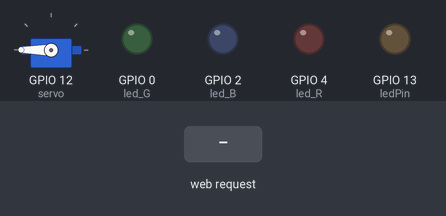
Bench run of a sketch on a simulated ESP8266 (NodeMCU). Parts: servo, output pins drawn as LEDs (lit = HIGH). The inputs (shaded band) are chosen by the test bench. WiFi joins after 1.5 s; servers stay silent unless stated; what the sketch prints to the serial monitor is not drawn.

Above: at 2.7 s.
2.8 s: HTTP request GET /post/air received
At 3.3 s:
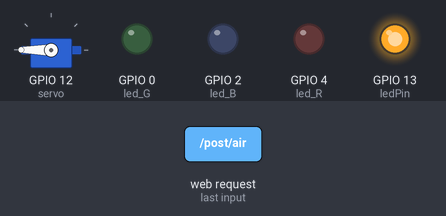
4.3 s: HTTP request GET /post/r received
At 5.5 s:
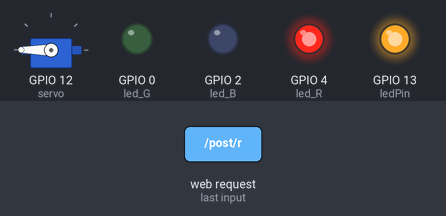
5.8 s: HTTP request GET /post/g received
At 6.7 s:
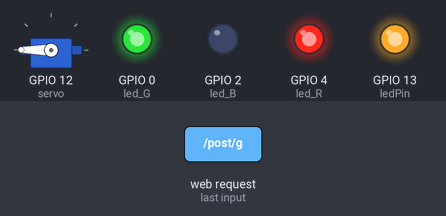
7.3 s: HTTP request GET /post/b received
At 7.9 s:
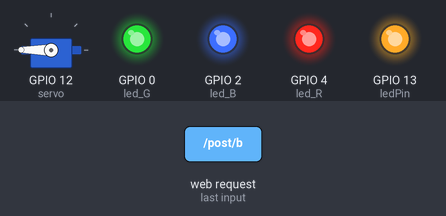
8.8 s: HTTP request GET /post/5 received
At 10.0 s:
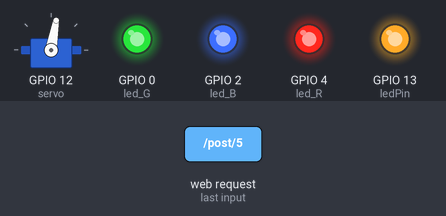
10.3 s: HTTP request GET /post/air received
At 11.4 s:
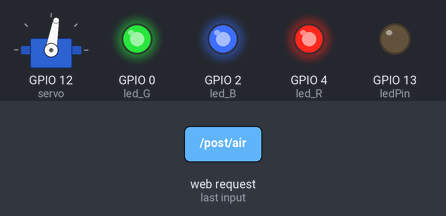
Timing chart, 0 to 12.8 s (numbered marks = the images above; inputs shaded):
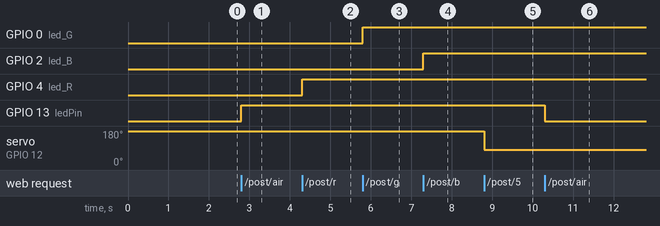

The sketch:

wifi_control.ino
```cpp
#include <ESP8266WiFi.h>
#include <Servo.h>

const char* ssid = "iptime_204";	//wifi ID
const char* password = "hello204";	//wifi 비번

//Servo myservo;
//int sw = 5; //스위치
//int angle = 0; //서보모터의 회전 각도

int servo = 12; //서보(D6)
int flag =1; //블라인드의 상태를 저장

int air =0;
boolean r = false;
boolean g = false;
boolean b = false;
boolean led = false;

int ledPin = 13; //에어컨
int led_R = 4;
int led_G = 0;
int led_B = 2;
WiFiServer server(80);

Servo blind;

void setup() {
  Serial.begin(115200);
  delay(10);

  pinMode(ledPin, OUTPUT);
  pinMode(led_R, OUTPUT);
  pinMode(led_G, OUTPUT);
  pinMode(led_B, OUTPUT);
  digitalWrite(ledPin, LOW);
  digitalWrite(led_R, LOW);
  digitalWrite(led_G, LOW);
  digitalWrite(led_B, LOW);
  blind.attach(servo);
  blind.write(180);


  //wifi 네트워크와 연결
  Serial.println();
  Serial.println();
  Serial.print("Connecting to ");
  Serial.println(ssid);

  WiFi.begin(ssid, password);

  while (WiFi.status() != WL_CONNECTED) {
    delay(500);
    Serial.print(".");
  }
  Serial.println("");
  Serial.println("WiFi connected");

  //서버 시작
  server.begin();
  Serial.println("Server started");

  //IP주소 출력
  Serial.print("Use this URL to connect: ");
  Serial.print("http://");
  Serial.print(WiFi.localIP());
  Serial.println("/");

}

void loop() {
  //클라이언트와 연결되어있는지 확인
  WiFiClient client = server.available();
  if (!client) {
    return;
  }

  //클라이언트가 데이터를 보내기 전까지 기다림
  Serial.println("new client");	//클라이언트가 접근하면 출력
  while(!client.available()){	//클라이언트가 접근했을때 while문 빠져나옴
    delay(1);
  }

  //요청을 읽어서 request변수에 저장함
  String request = client.readStringUntil('\r');
  Serial.println(request);
  client.flush();

  //요청에 맞는 주소에 따라 실행시키기

  int value = LOW;
  if (request.indexOf("/post/air") != -1)  {
    if(air==0){
      digitalWrite(ledPin, HIGH);	//0이면 에어컨 켜짐
      air = 1;
    }else{
      digitalWrite(ledPin, LOW);	//0이 아니면 에어컨 꺼짐
      air = 0;
    }
  }

  //빨간전등
  if (request.indexOf("/post/r") != -1)  {
    if(r){
      digitalWrite(led_R, LOW);	//빨간불꺼짐
      r = false;
    }else{
      digitalWrite(led_R, HIGH);	//빨간불켜짐
      r = true;
    }
  }

  //초록전등
  if (request.indexOf("/post/g") != -1)  {
    if(g){
      digitalWrite(led_G, LOW);
      g = false;
    }else{
      digitalWrite(led_G,HIGH);
      g = true;
    }
  }

  //파란전등
  if (request.indexOf("/post/b") != -1)  {
    if(b){
      digitalWrite(led_B, LOW);
      b = false;
    }else{
      digitalWrite(led_B,HIGH);
      b = true;
    }
  }

  //전등
  if (request.indexOf("/post/led") != -1)  {
    if(led){
      digitalWrite(led_R, LOW);
      digitalWrite(led_G, LOW);
      digitalWrite(led_B, LOW);
      led = false;
    }else{
      digitalWrite(led_R,HIGH);
      digitalWrite(led_G,HIGH);
      digitalWrite(led_B,HIGH);
      led = true;
    }
  }

  //블라인드
  if (request.indexOf("/post/5") != -1)  {
    if(flag==0){
      blind.write(180);	//블라인드 닫힘
      flag = 1;
    }
    else{
      blind.write(80);	//블라인드 켜짐
      flag = 0;
    }
  }


  // Return the response
  client.println("HTTP/1.1 200 OK");
  client.println("Content-Type: text/html");
  client.println(""); //  do not forget this one
  client.println("<!DOCTYPE HTML>");
  client.println("<html>");

  client.print("Led pin is now: ");

  if(value == HIGH) {
    client.print("On");
  } else {
    client.print("Off");
  }
  client.println("<br><br>");
  client.println("<a href=\"/LED=ON\"\"><button>Turn On </button></a>");
  client.println("<a href=\"/LED=OFF\"\"><button>Turn Off </button></a><br />");
  client.println("</html>");

  delay(1);
  Serial.println("Client disonnected");
  Serial.println("");

}
```

Measured:
- after the input at 2.8 s, GPIO 13 (ledPin): LOW → HIGH at once
- after the input at 4.3 s, GPIO 4 (led_R): LOW → HIGH at once
- after the input at 5.8 s, GPIO 0 (led_G): LOW → HIGH at once
- after the input at 7.3 s, GPIO 2 (led_B): LOW → HIGH at once
- after the input at 8.8 s, servo on GPIO 12 (servo): 180° → 80° at once
- after the input at 10.3 s, GPIO 13 (ledPin): HIGH → LOW at once
